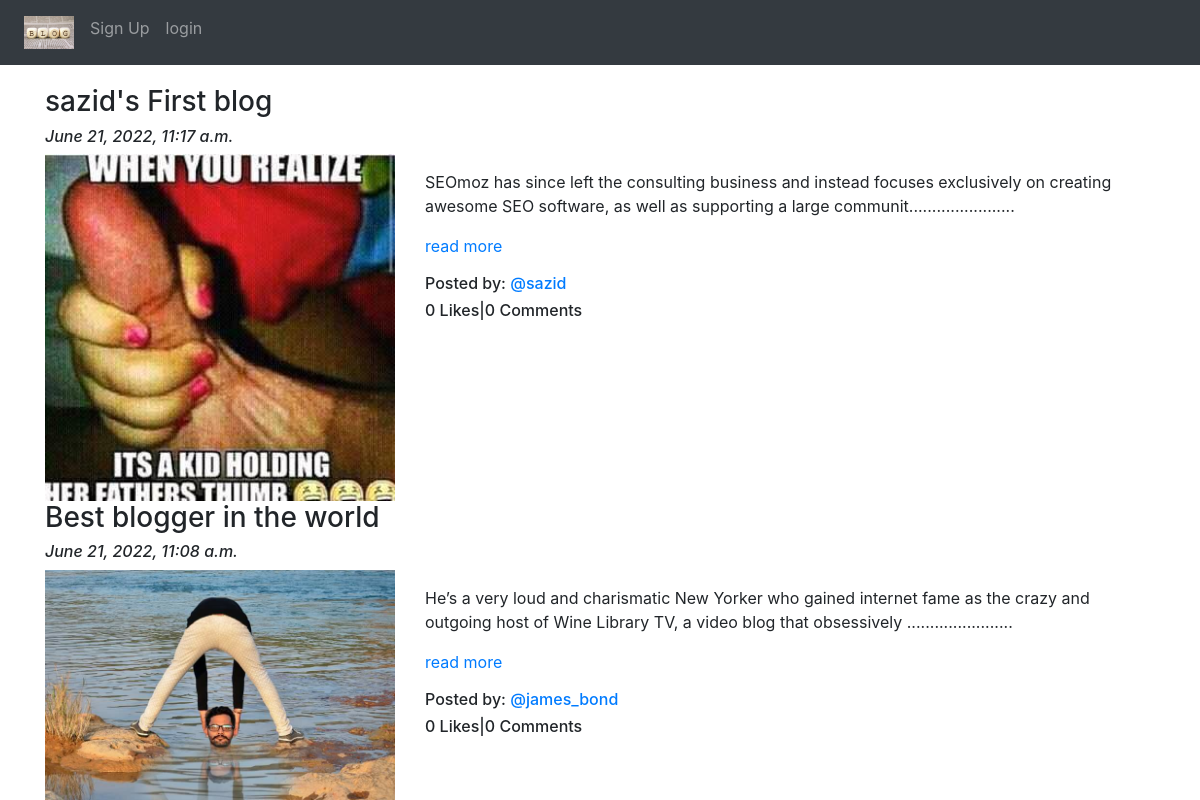
/blog/, run on an earlier commit of the app's database.
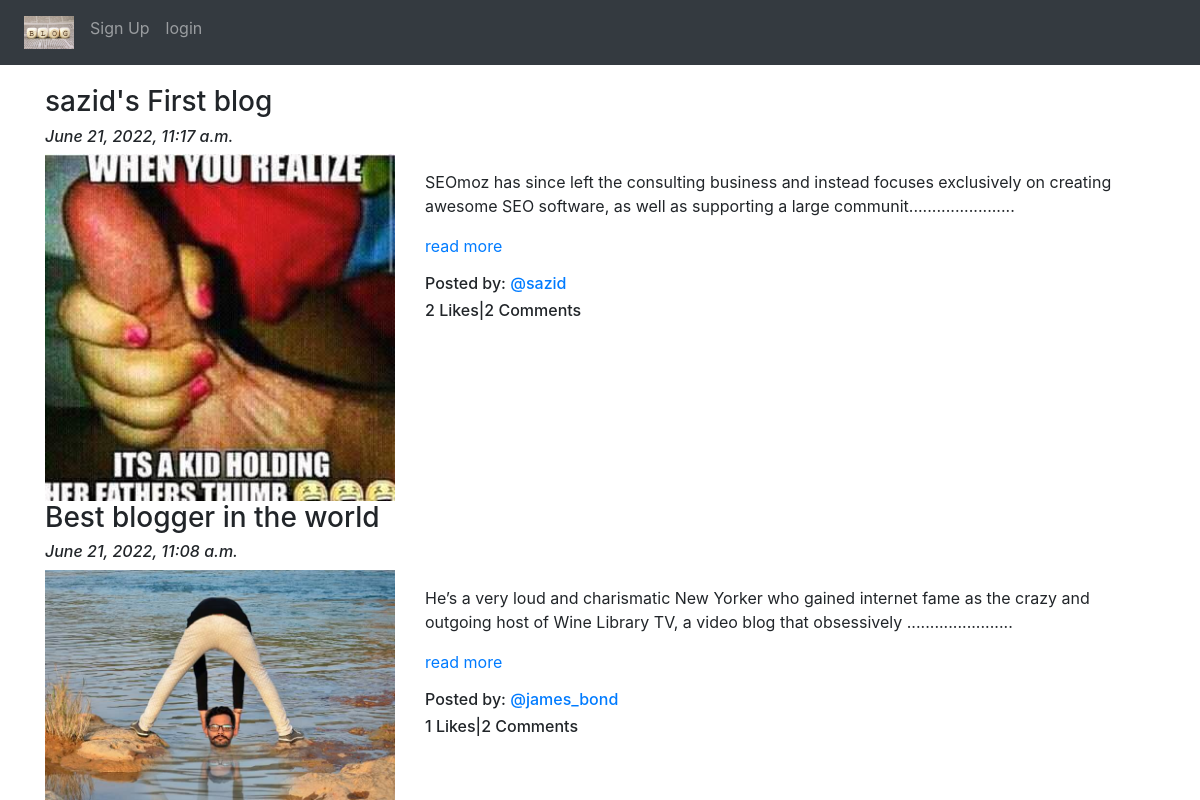
And on a later commit of the database.
### Blog_App/models.py (models this page shows, shortened)
class Blog(models.Model):
    author = models.ForeignKey(User,on_delete=models.CASCADE,related_name='post_author')
    blog_title = models.CharField(max_length=264,verbose_name='Put a Title')
    slug = models.SlugField(max_length=264,unique=True)
    blog_content = models.TextField(verbose_name=" What's on your mind ?")
    blog_image = models.ImageField(upload_to='blog_images',verbose_name="Image")
    publish_date = models.DateTimeField(auto_now_add=True)
    update_date = models.DateTimeField(auto_now=True)

### Blog_App/views.py (the view)
# urls.py: path('',views.BlogList.as_view(),name='Blog_List'),
class BlogList(ListView):
    context_object_name ='blogs'
    model = Blog
    template_name = 'Blog_App/Blog_List.html'
    queryset = Blog.objects.order_by('-publish_date')

### Blog_App/templatetags/custom_filters.py (called while the page is built)
def range_filter(value):
    return value[0:150]+ "......................."

### templates/Blog_App/Blog_List.html (shortened to what this page needs)
{% extends 'base.html' %}
{% load custom_filters %}
{% block body_block %}
{% for blog in blogs %}
<h3>{{ blog.blog_title }}</h3>
<h6><i>{{ blog.publish_date }}</i></h6>
<div class="row">
  <div class="col-sm-4">
      <img src="/media/{{blog.blog_image}}" alt="{{blog.blog_title}}" title="{{blog.blog_title}}" width="100%">
  </div>
  <div class="col-sm-8">
    <p>{{blog.blog_content|range_filter|linebreaks}} <a href="{% url 'Blog_App:Blog_Details' slug=blog.slug %}">read more</a> </p>
    <h6>Posted by: <a href="#">@{{blog.author}}</a> </h6>
    <h6>{{ blog.liked_blog.count }} Likes|{{ blog.blog_comment.count }} Comments</h6>
  </div>
</div>
{% endfor %}
{% endblock %}

What changed in the data, as far as the page shows it:
computed for Blog "sazid's First blog": liked_blog.count "0" → "2"; blog_comment.count "0" → "2"
changed Blog "Best blogger in the world": liked_blog.count "0" → "1"; blog_comment.count "0" → "2"
